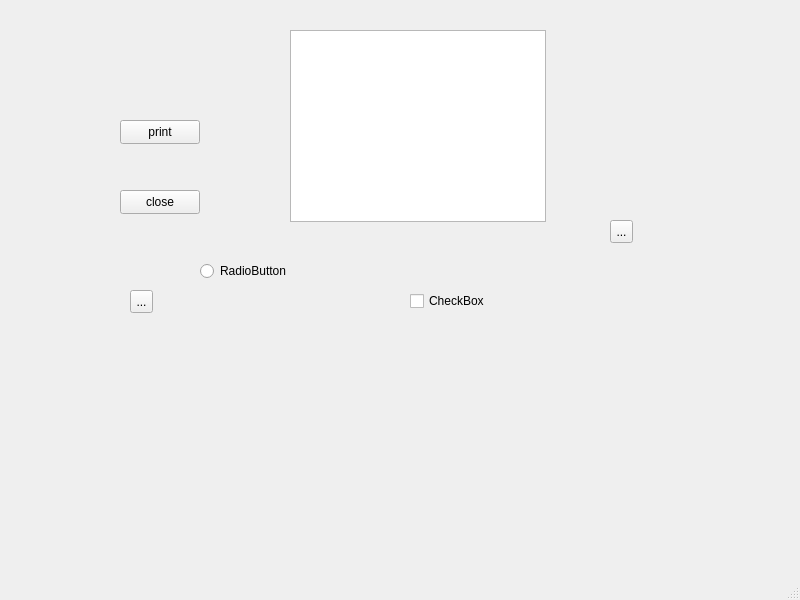
<?xml version="1.0" encoding="UTF-8"?>
<ui version="4.0">
 <class>UI</class>
 <widget class="QMainWindow" name="UI">
  <property name="geometry">
   <rect>
    <x>0</x>
    <y>0</y>
    <width>800</width>
    <height>600</height>
   </rect>
  </property>
  <property name="windowTitle">
   <string>UI</string>
  </property>
  <widget class="QWidget" name="centralwidget">
   <widget class="QPushButton" name="printS">
    <property name="geometry">
     <rect>
      <x>120</x>
      <y>120</y>
      <width>80</width>
      <height>24</height>
     </rect>
    </property>
    <property name="text">
     <string>print</string>
    </property>
   </widget>
   <widget class="QToolButton" name="toolButton">
    <property name="geometry">
     <rect>
      <x>610</x>
      <y>220</y>
      <width>23</width>
      <height>23</height>
     </rect>
    </property>
    <property name="text">
     <string>...</string>
    </property>
   </widget>
   <widget class="QRadioButton" name="radioButton">
    <property name="geometry">
     <rect>
      <x>200</x>
      <y>260</y>
      <width>96</width>
      <height>22</height>
     </rect>
    </property>
    <property name="text">
     <string>RadioButton</string>
    </property>
   </widget>
   <widget class="QCheckBox" name="checkBox">
    <property name="geometry">
     <rect>
      <x>410</x>
      <y>290</y>
      <width>80</width>
      <height>22</height>
     </rect>
    </property>
    <property name="text">
     <string>CheckBox</string>
    </property>
   </widget>
   <widget class="QGraphicsView" name="gView2">
    <property name="geometry">
     <rect>
      <x>290</x>
      <y>30</y>
      <width>256</width>
      <height>192</height>
     </rect>
    </property>
   </widget>
   <widget class="QPushButton" name="closeBtn">
    <property name="geometry">
     <rect>
      <x>120</x>
      <y>190</y>
      <width>80</width>
      <height>24</height>
     </rect>
    </property>
    <property name="text">
     <string>close</string>
    </property>
   </widget>
   <widget class="QToolButton" name="toolButton_2">
    <property name="geometry">
     <rect>
      <x>130</x>
      <y>290</y>
      <width>23</width>
      <height>23</height>
     </rect>
    </property>
    <property name="text">
     <string>...</string>
    </property>
   </widget>
  </widget>
  <widget class="QMenuBar" name="menubar">
   <property name="geometry">
    <rect>
     <x>0</x>
     <y>0</y>
     <width>800</width>
     <height>21</height>
    </rect>
   </property>
  </widget>
  <widget class="QStatusBar" name="statusbar"/>
 </widget>
 <resources/>
 <connections>
  <connection>
   <sender>closeBtn</sender>
   <signal>clicked()</signal>
   <receiver>UI</receiver>
   <slot>close()</slot>
   <hints>
    <hint type="sourcelabel">
     <x>159</x>
     <y>222</y>
    </hint>
    <hint type="destinationlabel">
     <x>399</x>
     <y>299</y>
    </hint>
   </hints>
  </connection>
 </connections>
</ui>
